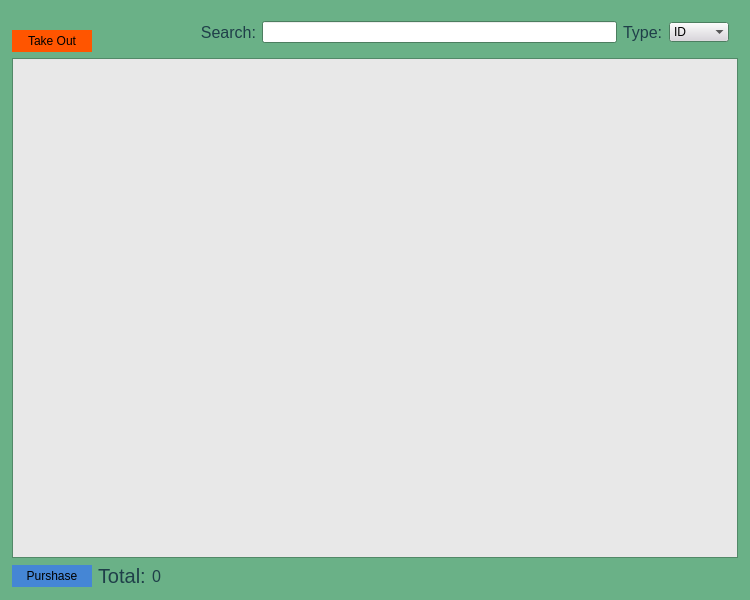
<?xml version="1.0" encoding="UTF-8"?>
<ui version="4.0">
 <class>MainWindow</class>
 <widget class="QMainWindow" name="MainWindow">
  <property name="geometry">
   <rect>
    <x>0</x>
    <y>0</y>
    <width>750</width>
    <height>600</height>
   </rect>
  </property>
  <property name="palette">
   <palette>
    <active>
     <colorrole role="Base">
      <brush brushstyle="SolidPattern">
       <color alpha="255">
        <red>255</red>
        <green>255</green>
        <blue>255</blue>
       </color>
      </brush>
     </colorrole>
     <colorrole role="Window">
      <brush brushstyle="SolidPattern">
       <color alpha="255">
        <red>106</red>
        <green>177</green>
        <blue>135</blue>
       </color>
      </brush>
     </colorrole>
    </active>
    <inactive>
     <colorrole role="Base">
      <brush brushstyle="SolidPattern">
       <color alpha="255">
        <red>255</red>
        <green>255</green>
        <blue>255</blue>
       </color>
      </brush>
     </colorrole>
     <colorrole role="Window">
      <brush brushstyle="SolidPattern">
       <color alpha="255">
        <red>106</red>
        <green>177</green>
        <blue>135</blue>
       </color>
      </brush>
     </colorrole>
    </inactive>
    <disabled>
     <colorrole role="Base">
      <brush brushstyle="SolidPattern">
       <color alpha="255">
        <red>106</red>
        <green>177</green>
        <blue>135</blue>
       </color>
      </brush>
     </colorrole>
     <colorrole role="Window">
      <brush brushstyle="SolidPattern">
       <color alpha="255">
        <red>106</red>
        <green>177</green>
        <blue>135</blue>
       </color>
      </brush>
     </colorrole>
    </disabled>
   </palette>
  </property>
  <property name="windowTitle">
   <string>MainWindow</string>
  </property>
  <property name="autoFillBackground">
   <bool>true</bool>
  </property>
  <widget class="QWidget" name="centralwidget">
   <layout class="QGridLayout" name="gridLayout">
    <property name="leftMargin">
     <number>12</number>
    </property>
    <property name="topMargin">
     <number>12</number>
    </property>
    <property name="rightMargin">
     <number>12</number>
    </property>
    <property name="bottomMargin">
     <number>12</number>
    </property>
    <item row="3" column="2">
     <widget class="QLabel" name="TotalPriceLabel">
      <property name="palette">
       <palette>
        <active>
         <colorrole role="WindowText">
          <brush brushstyle="SolidPattern">
           <color alpha="255">
            <red>31</red>
            <green>63</green>
            <blue>73</blue>
           </color>
          </brush>
         </colorrole>
        </active>
        <inactive>
         <colorrole role="WindowText">
          <brush brushstyle="SolidPattern">
           <color alpha="255">
            <red>31</red>
            <green>63</green>
            <blue>73</blue>
           </color>
          </brush>
         </colorrole>
        </inactive>
        <disabled>
         <colorrole role="WindowText">
          <brush brushstyle="SolidPattern">
           <color alpha="255">
            <red>120</red>
            <green>120</green>
            <blue>120</blue>
           </color>
          </brush>
         </colorrole>
        </disabled>
       </palette>
      </property>
      <property name="font">
       <font>
        <pointsize>12</pointsize>
       </font>
      </property>
      <property name="text">
       <string>0</string>
      </property>
     </widget>
    </item>
    <item row="0" column="7" rowspan="2">
     <widget class="QWidget" name="horizontalWidget" native="true">
      <property name="minimumSize">
       <size>
        <width>100</width>
        <height>0</height>
       </size>
      </property>
      <layout class="QHBoxLayout" name="horizontalLayout" stretch="0,0,0,0">
       <item>
        <widget class="QLabel" name="search_label">
         <property name="palette">
          <palette>
           <active>
            <colorrole role="WindowText">
             <brush brushstyle="SolidPattern">
              <color alpha="255">
               <red>31</red>
               <green>63</green>
               <blue>73</blue>
              </color>
             </brush>
            </colorrole>
           </active>
           <inactive>
            <colorrole role="WindowText">
             <brush brushstyle="SolidPattern">
              <color alpha="255">
               <red>31</red>
               <green>63</green>
               <blue>73</blue>
              </color>
             </brush>
            </colorrole>
           </inactive>
           <disabled>
            <colorrole role="WindowText">
             <brush brushstyle="SolidPattern">
              <color alpha="255">
               <red>120</red>
               <green>120</green>
               <blue>120</blue>
              </color>
             </brush>
            </colorrole>
           </disabled>
          </palette>
         </property>
         <property name="font">
          <font>
           <pointsize>12</pointsize>
          </font>
         </property>
         <property name="text">
          <string>Search:</string>
         </property>
         <property name="alignment">
          <set>Qt::AlignRight|Qt::AlignTrailing|Qt::AlignVCenter</set>
         </property>
        </widget>
       </item>
       <item>
        <widget class="QLineEdit" name="search_bar">
         <property name="maximumSize">
          <size>
           <width>600</width>
           <height>16777215</height>
          </size>
         </property>
        </widget>
       </item>
       <item>
        <widget class="QLabel" name="type_label">
         <property name="maximumSize">
          <size>
           <width>45</width>
           <height>16777215</height>
          </size>
         </property>
         <property name="palette">
          <palette>
           <active>
            <colorrole role="WindowText">
             <brush brushstyle="SolidPattern">
              <color alpha="255">
               <red>31</red>
               <green>63</green>
               <blue>73</blue>
              </color>
             </brush>
            </colorrole>
           </active>
           <inactive>
            <colorrole role="WindowText">
             <brush brushstyle="SolidPattern">
              <color alpha="255">
               <red>31</red>
               <green>63</green>
               <blue>73</blue>
              </color>
             </brush>
            </colorrole>
           </inactive>
           <disabled>
            <colorrole role="WindowText">
             <brush brushstyle="SolidPattern">
              <color alpha="255">
               <red>120</red>
               <green>120</green>
               <blue>120</blue>
              </color>
             </brush>
            </colorrole>
           </disabled>
          </palette>
         </property>
         <property name="font">
          <font>
           <pointsize>12</pointsize>
          </font>
         </property>
         <property name="text">
          <string>Type:</string>
         </property>
        </widget>
       </item>
       <item>
        <widget class="QComboBox" name="search_type_changer">
         <property name="maximumSize">
          <size>
           <width>60</width>
           <height>16777215</height>
          </size>
         </property>
         <property name="palette">
          <palette>
           <active>
            <colorrole role="Button">
             <brush brushstyle="SolidPattern">
              <color alpha="255">
               <red>217</red>
               <green>213</green>
               <blue>220</blue>
              </color>
             </brush>
            </colorrole>
           </active>
           <inactive>
            <colorrole role="Button">
             <brush brushstyle="SolidPattern">
              <color alpha="255">
               <red>217</red>
               <green>213</green>
               <blue>220</blue>
              </color>
             </brush>
            </colorrole>
           </inactive>
           <disabled>
            <colorrole role="Button">
             <brush brushstyle="SolidPattern">
              <color alpha="255">
               <red>217</red>
               <green>213</green>
               <blue>220</blue>
              </color>
             </brush>
            </colorrole>
           </disabled>
          </palette>
         </property>
         <property name="currentText">
          <string>ID</string>
         </property>
         <property name="currentIndex">
          <number>0</number>
         </property>
         <property name="duplicatesEnabled">
          <bool>false</bool>
         </property>
         <property name="frame">
          <bool>false</bool>
         </property>
         <item>
          <property name="text">
           <string>ID</string>
          </property>
         </item>
         <item>
          <property name="text">
           <string>Name</string>
          </property>
         </item>
        </widget>
       </item>
      </layout>
     </widget>
    </item>
    <item row="3" column="1">
     <widget class="QLabel" name="label">
      <property name="palette">
       <palette>
        <active>
         <colorrole role="WindowText">
          <brush brushstyle="SolidPattern">
           <color alpha="255">
            <red>31</red>
            <green>63</green>
            <blue>73</blue>
           </color>
          </brush>
         </colorrole>
        </active>
        <inactive>
         <colorrole role="WindowText">
          <brush brushstyle="SolidPattern">
           <color alpha="255">
            <red>31</red>
            <green>63</green>
            <blue>73</blue>
           </color>
          </brush>
         </colorrole>
        </inactive>
        <disabled>
         <colorrole role="WindowText">
          <brush brushstyle="SolidPattern">
           <color alpha="255">
            <red>120</red>
            <green>120</green>
            <blue>120</blue>
           </color>
          </brush>
         </colorrole>
        </disabled>
       </palette>
      </property>
      <property name="font">
       <font>
        <pointsize>15</pointsize>
       </font>
      </property>
      <property name="text">
       <string>Total:</string>
      </property>
     </widget>
    </item>
    <item row="3" column="0">
     <widget class="QPushButton" name="PurshaseButton">
      <property name="palette">
       <palette>
        <active>
         <colorrole role="Button">
          <brush brushstyle="SolidPattern">
           <color alpha="255">
            <red>69</red>
            <green>134</green>
            <blue>213</blue>
           </color>
          </brush>
         </colorrole>
        </active>
        <inactive>
         <colorrole role="Button">
          <brush brushstyle="SolidPattern">
           <color alpha="255">
            <red>69</red>
            <green>134</green>
            <blue>213</blue>
           </color>
          </brush>
         </colorrole>
        </inactive>
        <disabled>
         <colorrole role="Button">
          <brush brushstyle="SolidPattern">
           <color alpha="255">
            <red>69</red>
            <green>134</green>
            <blue>213</blue>
           </color>
          </brush>
         </colorrole>
        </disabled>
       </palette>
      </property>
      <property name="autoFillBackground">
       <bool>true</bool>
      </property>
      <property name="text">
       <string>Purshase</string>
      </property>
      <property name="flat">
       <bool>true</bool>
      </property>
     </widget>
    </item>
    <item row="2" column="0" colspan="8">
     <widget class="QTableView" name="search_result_table">
      <property name="palette">
       <palette>
        <active>
         <colorrole role="Base">
          <brush brushstyle="SolidPattern">
           <color alpha="255">
            <red>232</red>
            <green>232</green>
            <blue>232</blue>
           </color>
          </brush>
         </colorrole>
         <colorrole role="AlternateBase">
          <brush brushstyle="SolidPattern">
           <color alpha="255">
            <red>186</red>
            <green>186</green>
            <blue>186</blue>
           </color>
          </brush>
         </colorrole>
        </active>
        <inactive>
         <colorrole role="Base">
          <brush brushstyle="SolidPattern">
           <color alpha="255">
            <red>232</red>
            <green>232</green>
            <blue>232</blue>
           </color>
          </brush>
         </colorrole>
         <colorrole role="AlternateBase">
          <brush brushstyle="SolidPattern">
           <color alpha="255">
            <red>186</red>
            <green>186</green>
            <blue>186</blue>
           </color>
          </brush>
         </colorrole>
        </inactive>
        <disabled>
         <colorrole role="Base">
          <brush brushstyle="SolidPattern">
           <color alpha="255">
            <red>106</red>
            <green>177</green>
            <blue>135</blue>
           </color>
          </brush>
         </colorrole>
         <colorrole role="AlternateBase">
          <brush brushstyle="SolidPattern">
           <color alpha="255">
            <red>186</red>
            <green>186</green>
            <blue>186</blue>
           </color>
          </brush>
         </colorrole>
        </disabled>
       </palette>
      </property>
      <property name="midLineWidth">
       <number>1</number>
      </property>
      <property name="horizontalScrollBarPolicy">
       <enum>Qt::ScrollBarAlwaysOff</enum>
      </property>
      <property name="editTriggers">
       <set>QAbstractItemView::NoEditTriggers</set>
      </property>
      <property name="tabKeyNavigation">
       <bool>false</bool>
      </property>
      <property name="showDropIndicator" stdset="0">
       <bool>false</bool>
      </property>
      <property name="dragDropOverwriteMode">
       <bool>false</bool>
      </property>
      <property name="alternatingRowColors">
       <bool>true</bool>
      </property>
      <property name="textElideMode">
       <enum>Qt::ElideLeft</enum>
      </property>
      <attribute name="horizontalHeaderCascadingSectionResizes">
       <bool>true</bool>
      </attribute>
      <attribute name="horizontalHeaderDefaultSectionSize">
       <number>163</number>
      </attribute>
      <attribute name="horizontalHeaderMinimumSectionSize">
       <number>150</number>
      </attribute>
      <attribute name="verticalHeaderVisible">
       <bool>false</bool>
      </attribute>
     </widget>
    </item>
    <item row="1" column="0">
     <widget class="QPushButton" name="RemoveItem">
      <property name="minimumSize">
       <size>
        <width>80</width>
        <height>0</height>
       </size>
      </property>
      <property name="maximumSize">
       <size>
        <width>150</width>
        <height>16777215</height>
       </size>
      </property>
      <property name="palette">
       <palette>
        <active>
         <colorrole role="Button">
          <brush brushstyle="SolidPattern">
           <color alpha="255">
            <red>255</red>
            <green>85</green>
            <blue>0</blue>
           </color>
          </brush>
         </colorrole>
         <colorrole role="Highlight">
          <brush brushstyle="SolidPattern">
           <color alpha="255">
            <red>255</red>
            <green>0</green>
            <blue>25</blue>
           </color>
          </brush>
         </colorrole>
        </active>
        <inactive>
         <colorrole role="Button">
          <brush brushstyle="SolidPattern">
           <color alpha="255">
            <red>255</red>
            <green>85</green>
            <blue>0</blue>
           </color>
          </brush>
         </colorrole>
         <colorrole role="Highlight">
          <brush brushstyle="SolidPattern">
           <color alpha="255">
            <red>255</red>
            <green>0</green>
            <blue>25</blue>
           </color>
          </brush>
         </colorrole>
        </inactive>
        <disabled>
         <colorrole role="Button">
          <brush brushstyle="SolidPattern">
           <color alpha="255">
            <red>255</red>
            <green>85</green>
            <blue>0</blue>
           </color>
          </brush>
         </colorrole>
         <colorrole role="Highlight">
          <brush brushstyle="SolidPattern">
           <color alpha="255">
            <red>0</red>
            <green>120</green>
            <blue>215</blue>
           </color>
          </brush>
         </colorrole>
        </disabled>
       </palette>
      </property>
      <property name="autoFillBackground">
       <bool>true</bool>
      </property>
      <property name="text">
       <string>Take Out</string>
      </property>
      <property name="flat">
       <bool>true</bool>
      </property>
     </widget>
    </item>
   </layout>
  </widget>
 </widget>
 <resources/>
 <connections/>
</ui>
